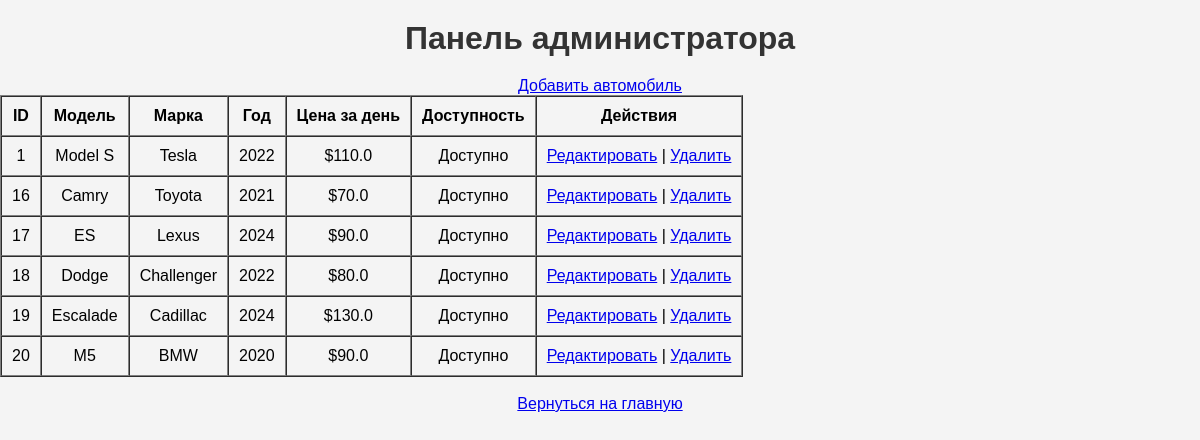
Screenshot of /admin/dashboard (signed in) with the database file from the repository.
### tables this page shows
CREATE TABLE cars (
                        id INTEGER PRIMARY KEY AUTOINCREMENT,
                        model TEXT NOT NULL,
                        brand TEXT NOT NULL,
                        year INTEGER NOT NULL,
                        is_available BOOLEAN DEFAULT 1,
                        image_url TEXT,
                        rental_price_per_day REAL);

### app.py (the view)
@app.route('/admin/dashboard')
def admin_dashboard():
    if 'admin_id' not in session:
        return redirect(url_for('admin_login'))
    conn = sqlite3.connect('rental.db')
    cursor = conn.cursor()
    cursor.execute("SELECT * FROM cars")
    cars = cursor.fetchall()
    conn.close()
    return render_template('admin_dashboard.html', cars=cars)

### templates/admin_dashboard.html (shortened to what this page needs)
<!DOCTYPE html>
<html lang="ru">
<head>
    <link rel="stylesheet" href="/static/style.css">
</head>
<body>
    <h1>Панель администратора</h1>
    <a href="/admin/add_car" class="button">Добавить автомобиль</a>
    <table border="1" cellpadding="10" cellspacing="0">
        <thead>
            <tr>
                <th>ID</th>
                <th>Модель</th>
                <th>Марка</th>
                <th>Год</th>
                <th>Цена за день</th>
                <th>Доступность</th>
                <th>Действия</th>
            </tr>
        </thead>
        <tbody>
            {% for car in cars %}
            <tr>
                <td>{{ car[0] }}</td>
                <td>{{ car[1] }}</td>
                <td>{{ car[2] }}</td>
                <td>{{ car[3] }}</td>
                <td>${{ car[6] }}</td>
                <td>{% if car[4] %} Доступно {% else %} Недоступно {% endif %}</td>
                <td>
                    <a href="/admin/edit_car/{{ car[0] }}">Редактировать</a> |
                    <a href="/admin/delete_car/{{ car[0] }}" onclick="return confirm('Удалить автомобиль?')">Удалить</a>
                </td>
            </tr>
            {% endfor %}
        </tbody>
    </table>
<br>
    <a href="/">Вернуться на главную</a>
</body>
</html>

### static/style.css (style rules this page uses)
body { font-family: Arial, sans-serif; text-align: center; margin: 0; padding: 0; background-color: #f4f4f4; }
h1 { color: #333; margin: 20px 0; }

### rows the page displays
cars: id "1", model "Model S", brand "Tesla", year "2022", rental_price_per_day "110.0", is_available "Доступно"
cars: id "16", model "Camry", brand "Toyota", year "2021", rental_price_per_day "70.0", is_available "Доступно"
cars: id "17", model "ES", brand "Lexus", year "2024", rental_price_per_day "90.0", is_available "Доступно"
cars: id "18", model "Dodge", brand "Challenger", year "2022", rental_price_per_day "80.0", is_available "Доступно"
cars: id "19", model "Escalade", brand "Cadillac", year "2024", rental_price_per_day "130.0", is_available "Доступно"
cars: id "20", model "M5", brand "BMW", year "2020", rental_price_per_day "90.0", is_available "Доступно"
